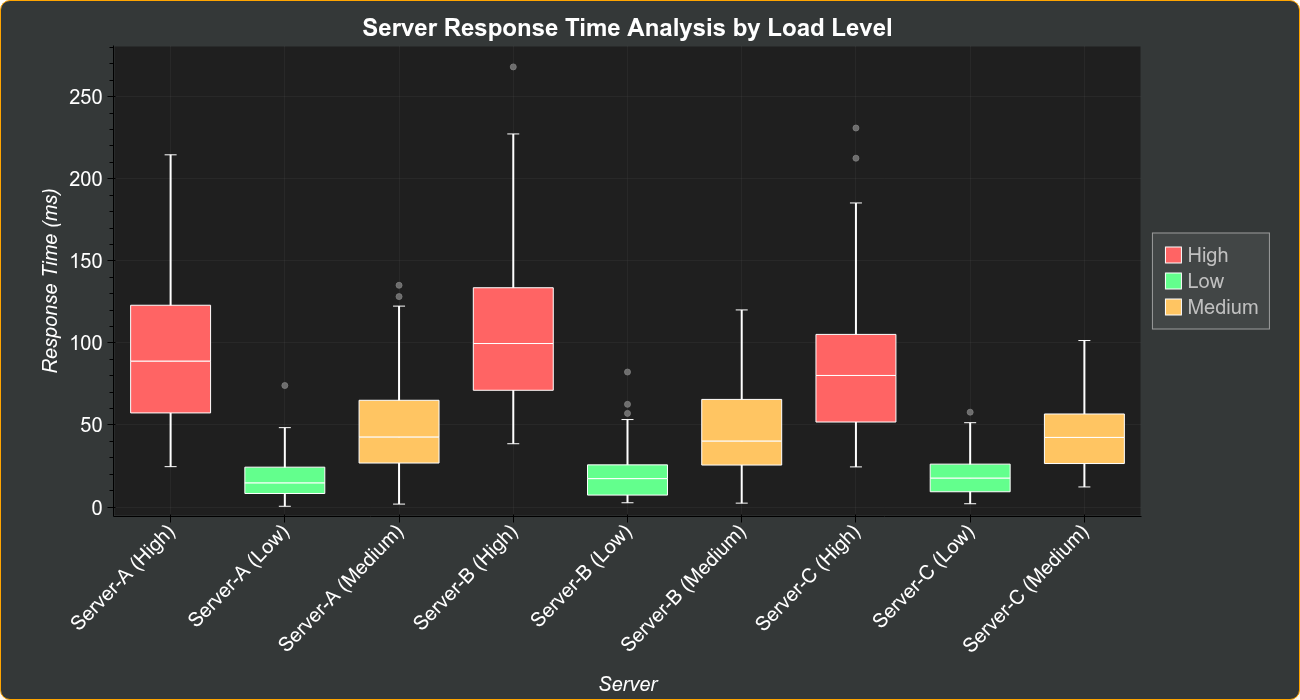

The Python source for this figure:
import pandas as pd, numpy as np
import bokeh_rocks as br
df5 = pd.DataFrame(
    {
        "server": np.repeat(["Server-A", "Server-B", "Server-C"], 150),
        "load": np.tile(np.repeat(["Low", "Medium", "High"], 50), 3),
        "response_time": np.concatenate(
            [
                # Server-A
                np.random.gamma(2, 10, 50),  # Low load
                np.random.gamma(3, 15, 50),  # Medium load
                np.random.gamma(5, 20, 50),  # High load
                # Server-B
                np.random.gamma(1.8, 12, 50),  # Low load
                np.random.gamma(2.5, 18, 50),  # Medium load
                np.random.gamma(4, 25, 50),  # High load
                # Server-C
                np.random.gamma(2.2, 8, 50),  # Low load
                np.random.gamma(3.2, 12, 50),  # Medium load
                np.random.gamma(4.5, 18, 50),  # High load
            ]
        ),
    }
)

load_palette = {"Low": "#63ff8d", "Medium": "#ffc562", "High": "#ff6464"}

p5 = br.boxplot(
    df5,
    xcol="server",
    ycol="response_time",
    group_col="load",
    title="Server Response Time Analysis by Load Level",
    xlabel="Server",
    ylabel="Response Time (ms)",
    palette=load_palette,
    theme="dark",
    legend_outside=True,
    width=1300,
    height=700,

)
p5.min_border_bottom = 190
br.save_plot(p5, 'output/box_05')
